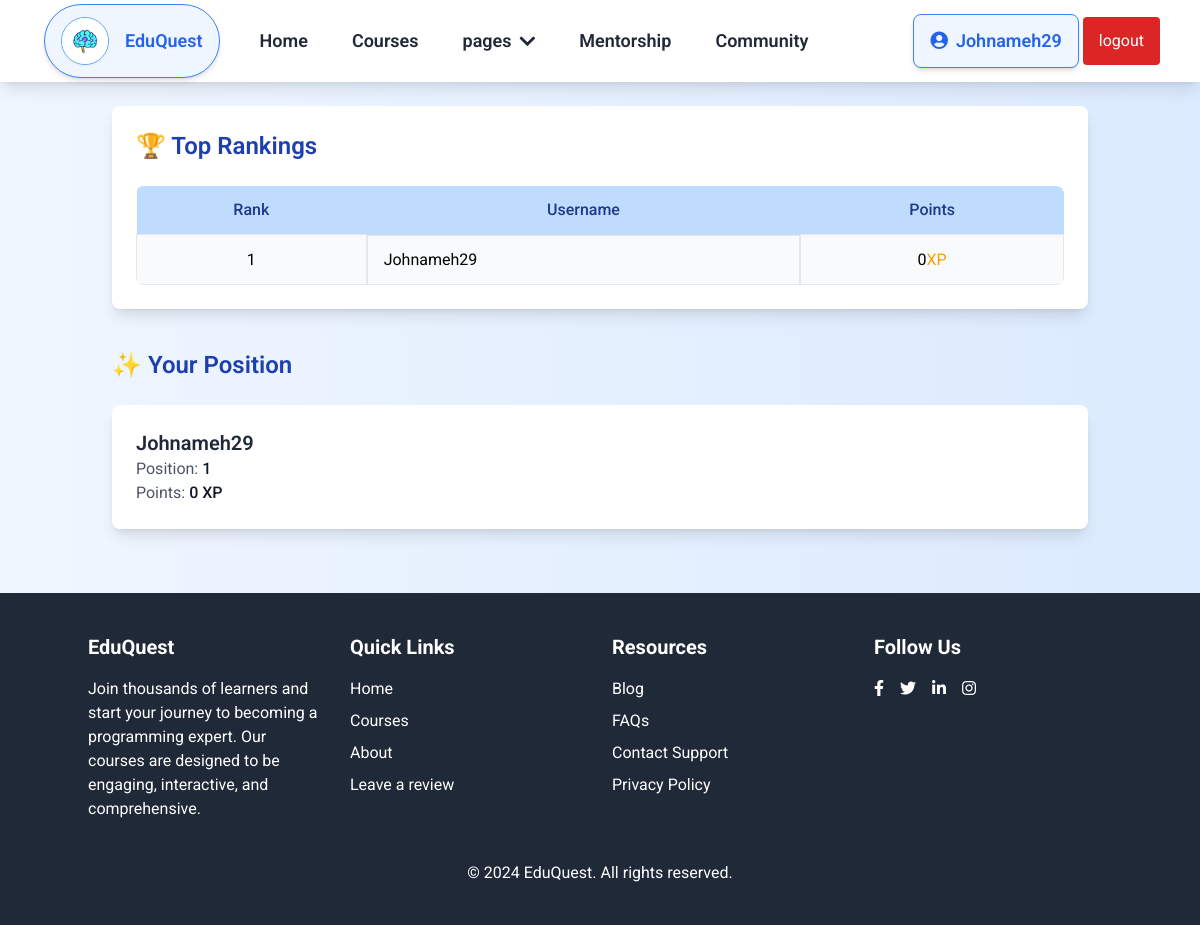
The page /pages/leaderboard_page.php (signed in) on the database as committed earlier.
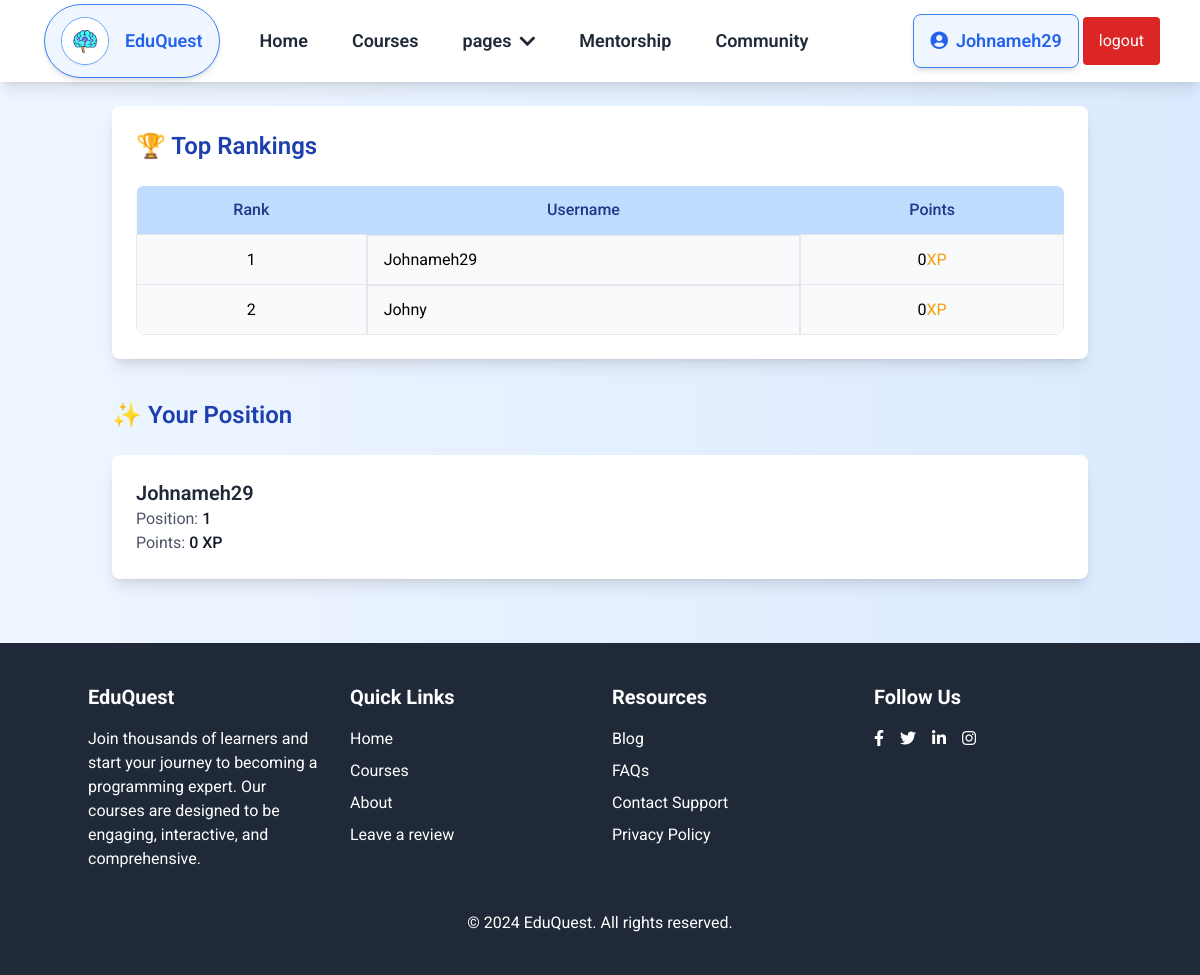
The same page on the database as committed later.
### tables this page shows
CREATE TABLE `users` (
  `id` int(11) NOT NULL,
  `user_id` varchar(30) NOT NULL,
  `username` varchar(30) NOT NULL,
  `name` varchar(50) NOT NULL,
  `email` varchar(50) NOT NULL,
  `password` varchar(255) NOT NULL,
  `bio` varchar(255) NOT NULL,
  `image_path` varchar(255) NOT NULL,
  `account_type` varchar(30) NOT NULL,
  `score` int(11) DEFAULT 0,
  `level` int(11) DEFAULT 1,
  `completed_courses` text DEFAULT '[]',
  `fb` varchar(50) NOT NULL,
  `tw` varchar(50) NOT NULL,
  `yt` varchar(50) NOT NULL,
  `date` date DEFAULT NULL,
  `is_active` tinyint(1) DEFAULT 0,
  `signup_date` datetime DEFAULT current_timestamp()
);

### pages/assets/user_auth.php (called while the page is built)
<?php
function getUser(){
    $userId = $_SESSION['auth'];
    $query = "SELECT * from users where user_id = '$userId' LIMIT 1";
    $DB = new Database();
    $result = $DB->read($query);
    if ($result){
        $user_data = $result[0];
        return $user_data;
    }
}

### pages/php/db.php (called while the page is built, shortened)
<?php
    class Database
    {
        private $host = "localhost";
        private $username = "root";
        private $password = "";
        private $db = "learning_app";
        function connect()
        {
            $connection = mysqli_connect($this->host,$this->username,$this->password,$this->db);
            return $connection;
        }
        function read($query)
        {
            $conn = $this->connect();
            $result = mysqli_query($conn,$query);
        if(!$result)
        {
            return false;
        }else
        {
            $data = false;
            while($row = mysqli_fetch_assoc($result))
            {
                $data[] = $row;
            }
            return $data;
        }
        }
    }

### pages/assets/leaderboard_page_inc.php (called while the page is built, shortened)
<?php
$user_data = getUser();
$servername = "localhost";
$username = "root";
$password = "";
$dbname = "learning_app";
$conn = new mysqli($servername, $username, $password, $dbname);
$user = $user_data['account_type'];
$topUsersQuery = "SELECT username, score FROM users where account_type = '$user' ORDER BY score DESC LIMIT 50";
$topUsersResult = $conn->query($topUsersQuery);
$user_id = $user_data["id"];
$currentUserId = $user_id;
$userPositionQuery = "
    SELECT username, score, FIND_IN_SET(score, (SELECT GROUP_CONCAT(score ORDER BY score DESC) FROM users)) AS position
    FROM users
    WHERE id = $currentUserId";
$currentUserResult = $conn->query($userPositionQuery);
?>

### pages/leaderboard_page.php (the view, shortened to what this page needs)
<?php
include("./assets/header_pages.php");
include("./assets/leaderboard_page_inc.php");
?>
<!DOCTYPE html>
<html lang="en">
<head>
  <script src="https://cdn.tailwindcss.com"></script>
  <link
    href="https://cdnjs.cloudflare.com/ajax/libs/font-awesome/5.15.3/css/all.min.css"
    rel="stylesheet" />
</head>
<body class="bg-gradient-to-r from-blue-50 to-blue-100 font-roboto">
  <div class="container mx-auto p-6">
    <main>
      <div class="bg-white p-6 rounded-lg shadow-lg">
        <h2 class="text-2xl font-semibold text-blue-800 mb-6">🏆 Top Rankings</h2>
        <?php if ($topUsersResult->num_rows > 0): ?>
          <table class="w-full border-collapse bg-gray-50 rounded-lg overflow-hidden">
            <thead>
              <tr class="bg-blue-200 text-blue-900">
                <th class="px-4 py-3 font-medium">Rank</th>
                <th class="px-4 py-3 font-medium">Username</th>
                <th class="px-4 py-3 font-medium">Points</th>
              </tr>
            </thead>
            <tbody>
              <?php $rowCount = 0; ?>
              <?php while ($row = $topUsersResult->fetch_assoc()): ?>
                <?php $rowCount++; ?>
                <tr class="hover:bg-blue-100 transition">
                  <td class="border px-4 py-3 text-center"><?php echo $rowCount; ?></td>
                  <td class="border px-4 py-3 flex items-center">
                    <?php echo htmlspecialchars($row['username']); ?>
                  </td>
                  <td class="border px-4 py-3 text-center"><?php echo htmlspecialchars($row['score']); ?><span class="text-amber-500">XP</span></td>
                </tr>
              <?php endwhile; ?>
            </tbody>
          </table>
        <?php else: ?>
          <p class="text-center text-gray-500 mt-6">No users found.</p>
        <?php endif; ?>
      </div>
      <h6 class="text-2xl font-semibold text-blue-800 mt-10 mb-6">✨ Your Position</h6>
      <?php if ($currentUserResult->num_rows > 0): ?>
        <?php while ($row = $currentUserResult->fetch_assoc()): ?>
          <div class="bg-white p-6 rounded-lg shadow-lg flex items-center gap-6">
            <div>
              <h3 class="text-xl font-semibold text-gray-800"><?php echo htmlspecialchars($row['username']); ?></h3>
              <p class="text-gray-600">Position: <span class="font-medium text-gray-900"><?php echo htmlspecialchars($row['position']); ?></span></p>
              <p class="text-gray-600">Points: <span class="font-medium text-gray-900"><?php echo htmlspecialchars($row['score']); ?> XP</span></p>
            </div>
          </div>
        <?php endwhile; ?>
      <?php else: ?>
        <p class="text-center text-gray-500">Current user not found.</p>
      <?php endif; ?>
    </main>
  </div>
  <?php include("./assets/footer_pages.php") ?>
</body>
</html>

### pages/assets/header_pages.php (shortened to what this page needs)
<?php
include("./assets/user_auth.php");
$user_data = getUser();
?>
<!DOCTYPE html>
<html lang="en">
<head>
    <script src="https://cdn.tailwindcss.com"></script>
    <link href="https://cdnjs.cloudflare.com/ajax/libs/font-awesome/5.15.3/css/all.min.css" rel="stylesheet" />
</head>
<body>
    <nav id="content" class="hidden bg-white shadow-lg">
        <div class="max-w-6xl mx-auto px-4">
            <div class="flex justify-between">
                <div class="flex space-x-4">
                    <div>
                        <a
                            class="flex items-center gap-4 m-1 py-3 px-4 rounded-full shadow-md border border-blue-500 bg-blue-50 hover:bg-blue-100 hover:shadow-lg transition-all duration-300 ease-in-out"
                            href="../dashboard.php">
                            <img
                                alt="EduQuest Logo"
                                class="w-12 h-12 rounded-full border border-blue-400 shadow-sm"
                                src="./img/brain.jpg" />
                            <span class="text-lg font-semibold text-blue-600 hover:text-blue-800">
                                EduQuest
                            </span>
                        </a>
                    </div>
                    <div class="hidden lg:flex items-center space-x-1">
                        <a class="py-4 px-5 text-gray-800 hover:text-blue-600 transition-all duration-300 ease-in-out font-semibold text-lg" href="../dashboard.php">
                            Home
                        </a>
                        <a class="py-4 px-5 text-gray-800 hover:text-blue-600 transition-all duration-300 ease-in-out font-semibold text-lg" href="../courses.php">
                            Courses
                        </a>
                        <div class="relative">
                            <button id="pagesDropdownButton" class="py-4 px-5 text-gray-800 hover:text-blue-600 focus:outline-none font-semibold text-lg flex items-center space-x-2 transition-all duration-300 ease-in-out">
                                pages
                                <i class="fas fa-chevron-down ml-2"></i>
                            </button>
                        </div>
                        <a class="py-4 px-5 text-gray-800 hover:text-blue-600 transition-all duration-300 ease-in-out font-semibold text-lg" href="./Learner_Mentor.php">
                            Mentorship
                        </a>
                        <a class="py-4 px-5 text-gray-800 hover:text-blue-600 transition-all duration-300 ease-in-out font-semibold text-lg" href="./forum/index.php">
                            Community
                        </a>
                    </div>
                </div>
                <div class="lg:flex items-center space-x-1 hidden">
                    <a href="../profile_page.php" class="flex items-center gap-4 py-3 px-4 rounded-lg shadow-md border border-blue-500 bg-blue-50 hover:bg-blue-100 hover:shadow-lg transition-all duration-300 ease-in-out space-x-3">
                        <span class="text-lg font-semibold text-blue-600 hover:text-blue-800">
                            <i class="fas fa-user-circle text-gray pe-2"></i><?= $user_data['username'] ?>
                        </span>
                    </a>
                    <a class="py-3 px-4 bg-red-600 text-white rounded hover:bg-red-500" href="../logout.php">
                        logout
                    </a>
                </div>
            </div>
        </div>
    </nav>
</body>
</html>

### pages/assets/footer_pages.php (shortened to what this page needs)
<html lang="en">
<head>
    <script src="https://cdn.tailwindcss.com">
    </script>
    <link href="https://cdnjs.cloudflare.com/ajax/libs/font-awesome/5.15.3/css/all.min.css" rel="stylesheet" />
</head>
<body class="bg-gray-100 text-gray-800">
    <footer class="bg-gray-800 text-white p-4 py-10 mt-10">
        <div class="container mx-auto grid grid-cols-1 md:grid-cols-4 gap-6">
            <div>
                <h3 class="text-xl font-bold mb-4">
                    EduQuest
                </h3>
                <p>
                    Join thousands of learners and start your journey to becoming a programming expert. Our courses are designed to be engaging, interactive, and comprehensive.
                </p>
            </div>
            <div>
                <h3 class="text-xl font-bold mb-4">
                    Quick Links
                </h3>
                <ul>
                    <li class="mb-2">
                        <a class="hover:underline" href="../dashboard.php">
                            Home
                        </a>
                    </li>
                    <li class="mb-2">
                        <a class="hover:underline" href="../courses.php">
                            Courses
                        </a>
                    </li>
                    <li class="mb-2">
                        <a class="hover:underline" href="./about.php">
                            About
                        </a>
                    </li>
                    <li class="mb-2">
                        <a class="hover:underline" href="./reviews_page.php">
                            Leave a review
                        </a>
                    </li>
                </ul>
            </div>
            <div>
                <h3 class="text-xl font-bold mb-4">
                    Resources
                </h3>
                <ul>
                    <li class="mb-2">
                        <a class="hover:underline" href="#">
                            Blog
                        </a>
                    </li>
                    <li class="mb-2">
                        <a class="hover:underline" href="#">
                            FAQs
                        </a>
                    </li>
                    <li class="mb-2">
                        <a class="hover:underline" href="./contact.php">
                            Contact Support
                        </a>
                    </li>
                    <li class="mb-2">
                        <a class="hover:underline" href="#">
                            Privacy Policy
                        </a>
                    </li>
                </ul>
            </div>
            <div>
                <h3 class="text-xl font-bold mb-4">
                    Follow Us
                </h3>
                <div class="flex space-x-4">
                    <a class="hover:text-gray-400" href="#">
                        <i class="fab fa-facebook-f">
                        </i>
                    </a>
                    <a class="hover:text-gray-400" href="#">
                        <i class="fab fa-twitter">
                        </i>
                    </a>
                    <a class="hover:text-gray-400" href="#">
                        <i class="fab fa-linkedin-in">
                        </i>
                    </a>
                    <a class="hover:text-gray-400" href="#">
                        <i class="fab fa-instagram">
                        </i>
                    </a>
                </div>
            </div>
        </div>
        <div class="container mx-auto text-center mt-10">
            <p>
                © 2024 EduQuest. All rights reserved.
            </p>
        </div>
    </footer>
</body>
</html>

### pages/assets/footer_pages.php (style rules this page uses)
body { font-family: 'Roboto', sans-serif; }

Rows that differ between the two databases and show on the page:
added users: username "Johny", score "0", shown under "🏆 Top Rankings"
